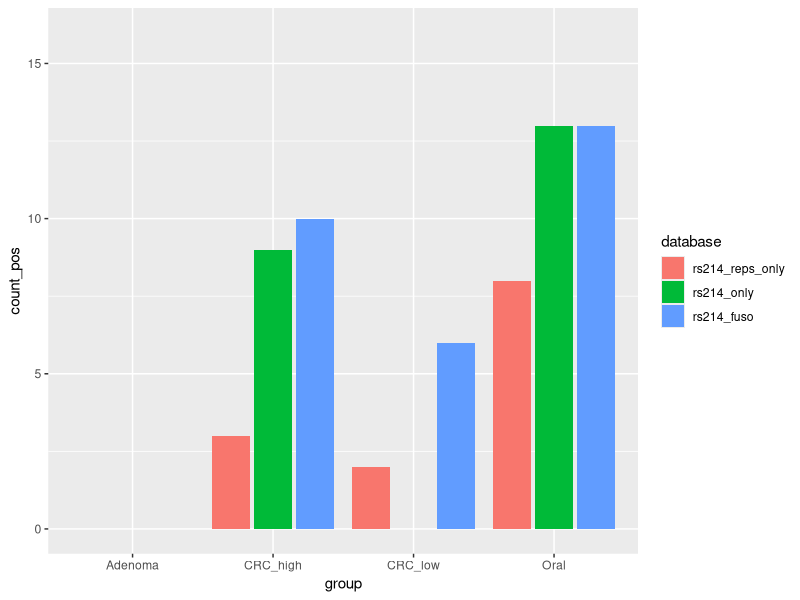
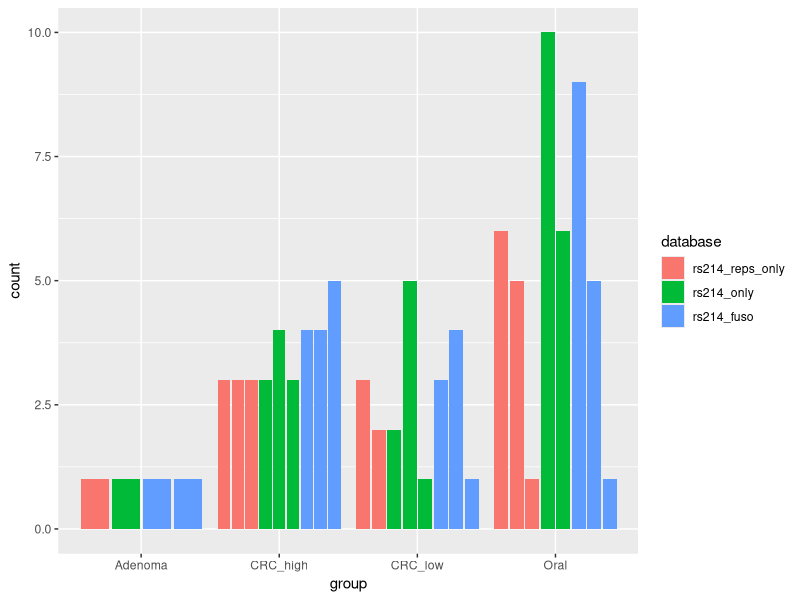
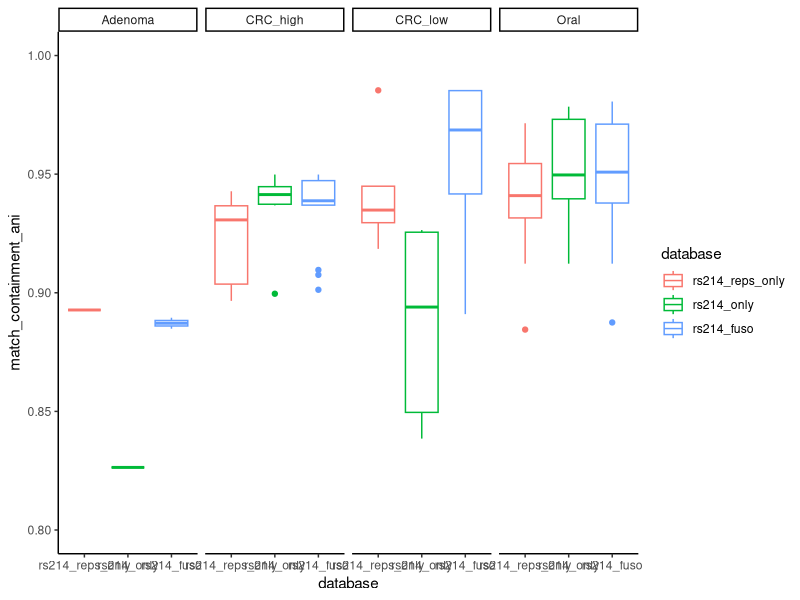
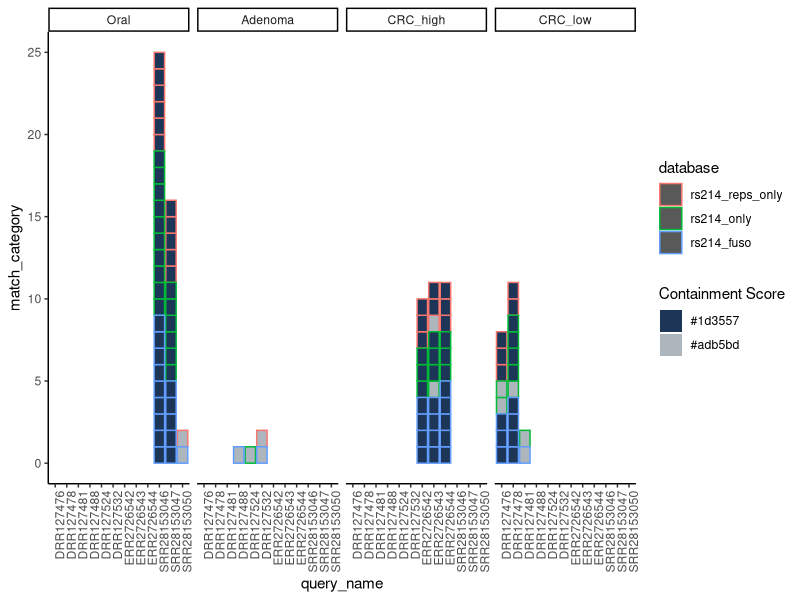

The R script that drew these images, in order: (Note: this script raises an error after producing the figures.)
## ---- chunk 1
library(ggplot2)
library(dplyr)
## ---- chunk 2
fuso_db <- read.csv("sourmash/DRR/filtered_fusobacterium.csv")
head(fuso_db)


desired_order <- c("rs214_reps_only", "rs214_only", "rs214_fuso")
# Update the fuso_db dataframe
fuso_db <- fuso_db %>%
  mutate(
    database = factor(database, levels = desired_order) # Reorder the database factor
  )

## ---- chunk 3
# Assuming fuso_db is a data frame
# Calculate averages and counts, only counting match_containment_ani > 0
average_db <- fuso_db %>%
  group_by(group, database, query_name) %>%
  summarise(
    avg_match_containment_ani = mean(match_containment_ani, na.rm = TRUE),
    count = sum(match_containment_ani > 0),  # Count only where match_containment_ani > 0
    .groups = 'drop'
  )

# Create all combinations of group and database
unique_combinations <- expand.grid(group = unique(fuso_db$group), database = unique(fuso_db$database))

# Join with the average_db and replace NAs with 0
final_db <- unique_combinations %>%
  left_join(average_db, by = c("group", "database")) %>%
  mutate(
    avg_match_containment_ani = ifelse(is.na(avg_match_containment_ani), 0, avg_match_containment_ani),
    count = ifelse(is.na(count), 0, count)
  )

# View the final database
print(final_db)

non_group_db <- fuso_db %>%
  group_by(group, database) %>%
  summarise(
    avg_match_containment_ani = mean(match_containment_ani, na.rm = TRUE),
    count = sum(match_containment_ani > 0),  # Count only where match_containment_ani > 0
    count_pos = sum(match_containment_ani > 0.935),
    .groups = 'drop'
  )

## ---- chunk 4
(plot <- ggplot(non_group_db,
                aes(group, count_pos)) +
    geom_col(aes(fill = database),
             position = position_dodge2()) +
    ylim(0, 16)
)

(plot2 <- ggplot(final_db,
                 aes(group, count)) +
    geom_col(aes(fill = database),
             position = position_dodge2())
)

(plot3 <- ggplot(fuso_db,
                 aes(database, match_containment_ani)) +
    geom_boxplot(aes(color = database)) +
    facet_wrap(~ group, nrow = 1) +
    ylim(0.8, 1) +
    theme_classic()
)

fuso_db

# Define a function to map colors based on match_containment_ani
fuso_db <- fuso_db %>%
  mutate(fill_color = case_when(
    match_containment_ani < 0.9 ~ "#adb5bd",
    match_containment_ani >= 0.9 ~ "#1d3557"
  ),
  match_category = 1
  )

# Reorder 'group' based on 'match_containment_ani' for plotting
fuso_db <- fuso_db %>%
  arrange(database, match_containment_ani) %>%
  mutate(group = factor(group, levels = unique(group)))

(plot4 <- ggplot(fuso_db) +
    geom_col(aes(x = query_name,
                 y = match_category,
                 fill = fill_color,
                 group = database,
                 color = database)) +
    scale_fill_manual(values = c("#adb5bd" = "#adb5bd",
                                 "#1d3557" = "#1d3557")) +
    labs(fill = "Containment Score") +
    theme_classic() +
    facet_wrap(~ group,
               nrow = 1) +
    theme(axis.text.x = element_text(angle = 90, hjust = 1))
)


ggplot2::ggsave(filename = "plot_pos.pdf",
                plot = plot,
                device = "pdf",
                path = "/data/namlhs/StrainDB_CRC/sourmash/figures/",
                width = 10,
                height = 5,
                units = "in",
                dpi = "retina",
                limitsize = TRUE,
                bg = NULL)
## ---- chunk 5

